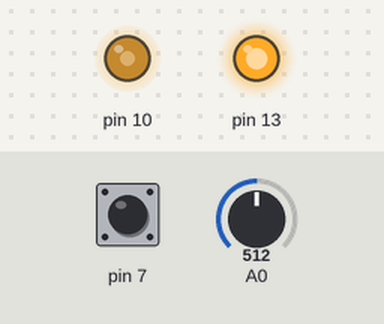
Bench run of a sketch on a simulated Arduino Uno, built with avr-gcc and run on an emulated ATmega328P. Shown: output pins drawn as LEDs (lit = HIGH). The inputs (shaded band) are chosen by the test bench; at power-on: A0 = 512, pin 7 HIGH.

Above: at 1.2 s.
1.3 s: A0 set to 716
At 1.6 s:
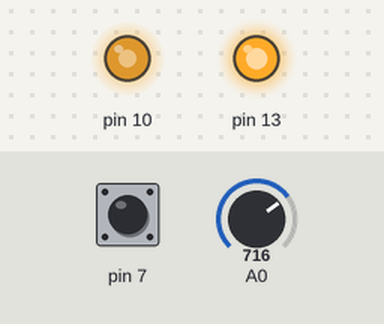
2.8 s: pin 7 pulled LOW for 0.15 s
At 2.88 s:
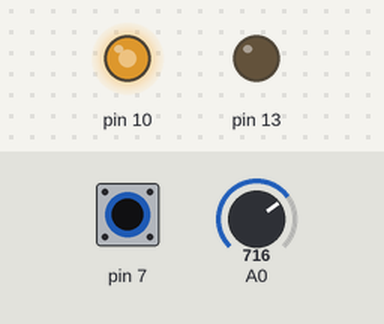
4.4 s: A0 set to 900
At 5.6 s:
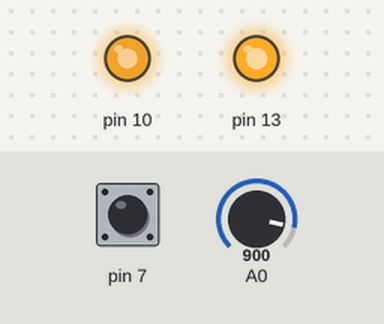
5.9 s: pin 7 pulled LOW for 1 s
At 6.7 s:
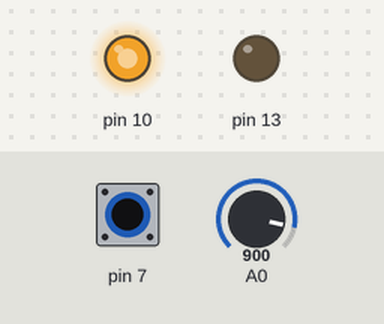
8.4 s: A0 set to 122
At 9.1 s:
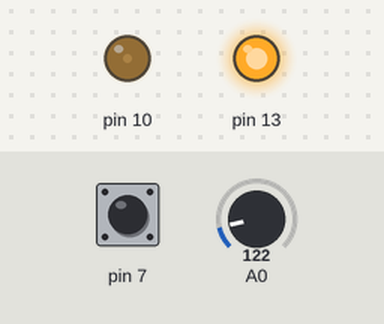
9.9 s: pin 7 pulled LOW for 0.15 s
At 10.01 s:
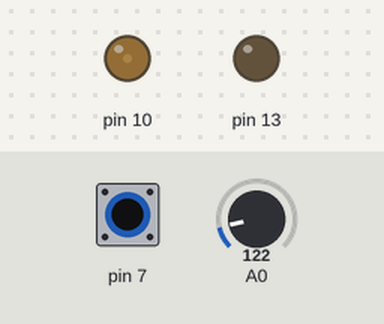
Timing chart, 0 to 12.5 s (numbered marks = the images above; inputs shaded):
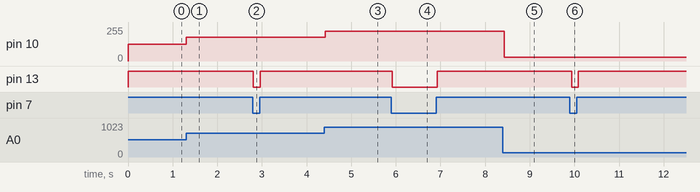

The sketch:

testkey1.ino
```cpp
void setup(){
	pinMode(10, OUTPUT);
	pinMode(13, OUTPUT);
	pinMode(7, INPUT_PULLUP);
}

void loop(){
	int potentiometerValue = analogRead(0);
	int mappedValue = map(potentiometerValue, 0, 1023, 0, 255);
	int buttonValue = digitalRead(7);
	analogWrite(10, mappedValue);
	digitalWrite(13, buttonValue);
	delay(50);
}
```

Measured:
- after the input at 1.3 s, pin 10: 127/255 → 178/255 at once
- after the input at 2.8 s, pin 13: HIGH → LOW at once, → HIGH 0.15 s later
- after the input at 4.4 s, pin 10: 178/255 → 224/255 at once
- after the input at 5.9 s, pin 13: HIGH → LOW at once, → HIGH 1.0 s later
- after the input at 8.4 s, pin 10: 224/255 → 30/255 at once
- after the input at 9.9 s, pin 13: HIGH → LOW at once, → HIGH 0.15 s later
